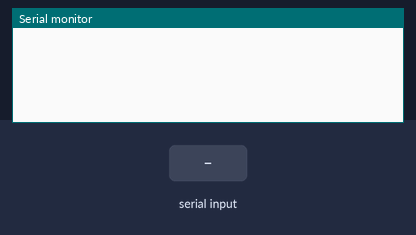
Recording of a sketch running on a simulated Arduino Uno, built with avr-gcc and run on an emulated ATmega328P. Shown: the last lines printed to the serial monitor. The test bench sets the inputs (shaded band).

Above: at 1.2 s.
1.3 s: ",\n" received over Serial
At 2.5 s:
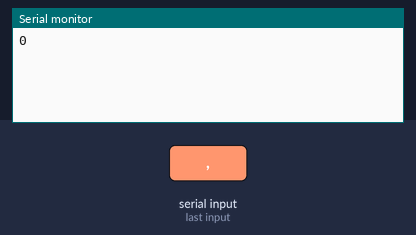
2.8 s: "90,45\n" received over Serial
At 4.2 s:
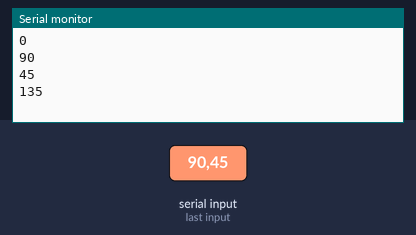
Timing chart, 0 to 5.8 s (numbered marks = the images above; inputs shaded):
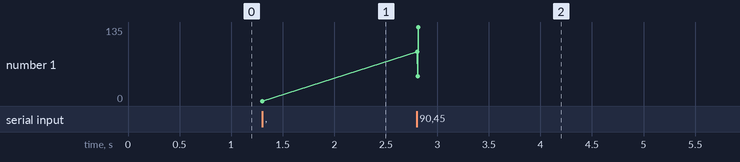

The sketch:

SeparaStringVirgula.ino
```cpp
/*  O foco desse exemplo é a
 *  Função pegaValor
 *  Esse função pega o primeiro valor antes da virgula e retorna esse valor
 *  a função também remove da variável "dados", passada como parâmetro esse valor
 *  ex:
 *  Se o valor passado como parâmetro através da variável "dados" for "25,496,859"
 *  o valor retornado será 25, e a variável dados ficará apenas com o restante dos caracteres: 496,859
 *  da próxima vez que for executada retornará 496 e deixará a variável passada apanas com 869
 *  da ultima vez vai retornar o ultimo valor 869 e deixará a variável "dados" vazia
*/

String sDadosRecebidos = ""; //Variável public que terá os dados recebidos

void setup() {
 Serial.begin( 9600 ); //inicialização da comunicação serial
}


String pegaValor( String& dados ) {
  String sRetorno = "";
  byte iPosi = dados.indexOf( "," );         //Localiza a posição da virgula dentro de dados
  if ( iPosi > -1 ) {                        //Se foi encontrada uma virgula dentro de dados
    sRetorno = dados.substring( 0, iPosi );  //Pega os caracteres desde o inicio até a posição da virgula, sem incluir a virgula
    dados = dados.substring(iPosi+1 );       //Atualiza a variável dados passada como parâmetro retirando os caracteres iniciais e também a virgula
  } else {                                   //Se não encontrar a virtula, tiver caracteres em dados, faz o ultimo retorno
    sRetorno = dados;
    dados = "";                              //deixa a variável dados vazia
  }
  return( sRetorno );
}


void loop() {

  if ( Serial.available() > 0 ) {
    char byteLido = Serial.read();
    if ( byteLido == '\n' ) {
      int soma = 0;
      while ( sDadosRecebidos.length() > 0 ){
        String sVal = pegaValor( sDadosRecebidos );
        Serial.println( sVal );
        soma += sVal.toInt();
      }
      Serial.println(soma);
    } else {
      sDadosRecebidos += byteLido;
    }
  }
}
```

Measured:
- after the input at 1.3 s, the serial monitor: prints a new line at once (image 1)
- after the input at 2.8 s, the serial monitor: prints a new line at once (image 2)
- plotted number 1: 0 → 135 after the input at 2.8 s
